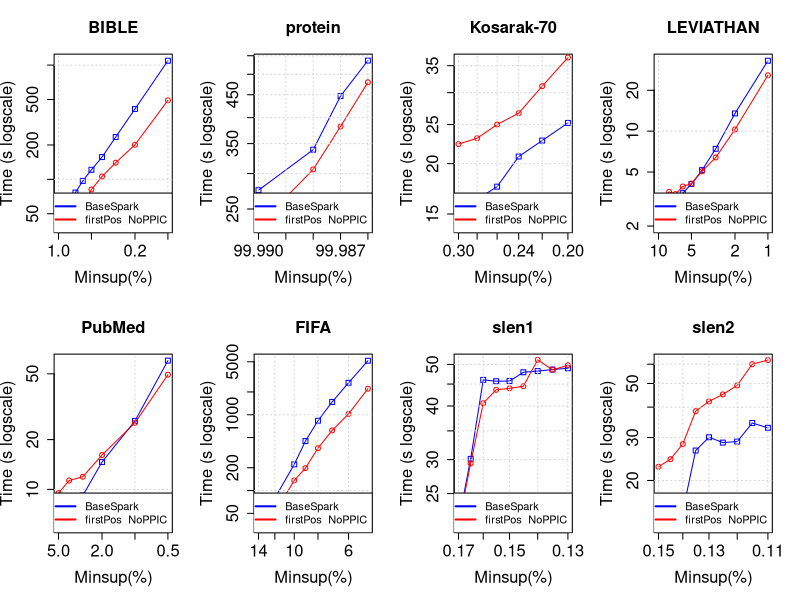

Write R code to recreate this figure.
tiff("MmEsLpMiss_firstPos_NoPPIC.png", width=18, height=9, units='in', res=120)
par(mfrow=c(2,4), cex.lab=1.5, cex.axis=1.5, cex.main=1.5, cex.sub=1.5)

#BIBLE
#DATA
x <- c(0.01, 0.009, 0.008, 0.007, 0.006, 0.005, 0.004, 0.003, 0.002, 0.001)*100

zero <- c(52796, 54313, 65238, 76671, 96842, 121262, 156699, 234465, 413217, 1092148)/1000
one <- c(40459, 39825, 43144, 45840, 60062, 81513, 105887, 139940, 200825, 491480)/1000

#PLOT
plot(x, zero, log = "xy", type="o", pch=0, xlab="Minsup(%)",ylab="Time (s logscale)", col="blue", xlim = rev(range(x)), ylim=c(39, 1092))
lines(x, one, col="red", type="o", pch=1)
title(main="BIBLE", cex.lab=1.5, cex.axis=1.5, cex.main=1.5, cex.sub=1.5)
grid()
legend("bottomright", legend=c("BaseSpark", "firstPos_NoPPIC"), lty=c(1,1),lwd=c(2,2), col=c("blue", "red"), cex = 1)

#protein
#DATA
x <- c(0.9999, 0.99988, 0.99987, 0.99986)*100

zero <- c(275420, 339255, 446968, 536502)/1000
one <- c(229789, 306514, 382241, 479804)/1000

#PLOT
plot(x, zero, log = "xy", type="o", pch=0, xlab="Minsup(%)",ylab="Time (s logscale)", col="blue", xlim = rev(range(x)), ylim=c(229, 536))
lines(x, one, col="red", type="o", pch=1)
title(main="protein", cex.lab=1.5, cex.axis=1.5, cex.main=1.5, cex.sub=1.5)
grid()
legend("bottomright", legend=c("BaseSpark", "firstPos_NoPPIC"), lty=c(1,1),lwd=c(2,2), col=c("blue", "red"), cex = 1)

#Kosarak-70
#DATA
x <- c(0.003, 0.0028, 0.0026, 0.0024, 0.0022, 0.002)*100

zero <- c(14897, 16315, 17535, 20827, 22818, 25235)/1000
one <- c(22364, 23127, 25006, 26686, 31132, 36659)/1000

#PLOT
plot(x, zero, log = "xy", type="o", pch=0, xlab="Minsup(%)",ylab="Time (s logscale)", col="blue", xlim = rev(range(x)), ylim=c(14, 36))
lines(x, one, col="red", type="o", pch=1)
title(main="Kosarak-70", cex.lab=1.5, cex.axis=1.5, cex.main=1.5, cex.sub=1.5)
grid()
legend("bottomright", legend=c("BaseSpark", "firstPos_NoPPIC"), lty=c(1,1),lwd=c(2,2), col=c("blue", "red"), cex = 1)

#LEVIATHAN
#DATA
x <- c(0.1, 0.09, 0.08, 0.07, 0.06, 0.05, 0.04, 0.03, 0.02, 0.01)*100

zero <- c(2295, 2312, 2516, 3105, 3496, 4080, 5163, 7414, 13505, 33000)/1000
one <- c(2813, 3250, 3569, 3440, 3912, 4110, 5059, 6398, 10289, 25803)/1000

#PLOT
plot(x, zero, log = "xy", type="o", pch=0, xlab="Minsup(%)",ylab="Time (s logscale)", col="blue", xlim = rev(range(x)), ylim=c(2, 33))
lines(x, one, col="red", type="o", pch=1)
title(main="LEVIATHAN", cex.lab=1.5, cex.axis=1.5, cex.main=1.5, cex.sub=1.5)
grid()
legend("bottomright", legend=c("BaseSpark", "firstPos_NoPPIC"), lty=c(1,1),lwd=c(2,2), col=c("blue", "red"), cex = 1)

#PubMed
#DATA
x <- c(0.05, 0.04, 0.03, 0.02, 0.01, 0.005)*100

zero <- c(6549, 7547, 9177, 14644, 25945, 60113)/1000
one <- c(9488, 11312, 11924, 16140, 25265, 49404)/1000

#PLOT
plot(x, zero, log = "xy", type="o", pch=0, xlab="Minsup(%)",ylab="Time (s logscale)", col="blue", xlim = rev(range(x)), ylim=c(6, 60))
lines(x, one, col="red", type="o", pch=1)
title(main="PubMed", cex.lab=1.5, cex.axis=1.5, cex.main=1.5, cex.sub=1.5)
grid()
legend("bottomright", legend=c("BaseSpark", "firstPos_NoPPIC"), lty=c(1,1),lwd=c(2,2), col=c("blue", "red"), cex = 1)

#FIFA
#DATA
x <- c(0.14, 0.12, 0.1, 0.09, 0.08, 0.07, 0.06, 0.05)*100

zero <- c(34465, 79626, 221550, 449631, 834468, 1476503, 2639619, 5160952)/1000
one <- c(35656, 51383, 136084, 197648, 362176, 620936, 1024881, 2205090)/1000

#PLOT
plot(x, zero, log = "xy", type="o", pch=0, xlab="Minsup(%)",ylab="Time (s logscale)", col="blue", xlim = rev(range(x)), ylim=c(34, 5160))
lines(x, one, col="red", type="o", pch=1)
title(main="FIFA", cex.lab=1.5, cex.axis=1.5, cex.main=1.5, cex.sub=1.5)
grid()
legend("bottomright", legend=c("BaseSpark", "firstPos_NoPPIC"), lty=c(1,1),lwd=c(2,2), col=c("blue", "red"), cex = 1)

#slen1
#DATA
x <- c(0.0017, 0.00165, 0.0016, 0.00155, 0.0015, 0.00145, 0.0014, 0.00135, 0.0013)*100

zero <- c(21433, 30124, 46018, 45696, 45741, 47937, 48250, 48646, 48981)/1000
one <- c(21146, 29399, 40601, 43637, 43973, 44480, 51246, 48576, 49776)/1000

#PLOT
plot(x, zero, log = "xy", type="o", pch=0, xlab="Minsup(%)",ylab="Time (s logscale)", col="blue", xlim = rev(range(x)), ylim=c(21, 51))
lines(x, one, col="red", type="o", pch=1)
title(main="slen1", cex.lab=1.5, cex.axis=1.5, cex.main=1.5, cex.sub=1.5)
grid()
legend("bottomright", legend=c("BaseSpark", "firstPos_NoPPIC"), lty=c(1,1),lwd=c(2,2), col=c("blue", "red"), cex = 1)

#slen2
#DATA
x <- c(0.0015, 0.00145, 0.0014, 0.00135, 0.0013, 0.00125, 0.0012, 0.00115, 0.0011)*100

zero <- c(13258, 14335, 14949, 26537, 30083, 28606, 28885, 34413, 32900)/1000
one <- c(22768, 24454, 28242, 38506, 42214, 45109, 49097, 60011, 62425)/1000

#PLOT
plot(x, zero, log = "xy", type="o", pch=0, xlab="Minsup(%)",ylab="Time (s logscale)", col="blue", xlim = rev(range(x)), ylim=c(13, 62))
lines(x, one, col="red", type="o", pch=1)
title(main="slen2", cex.lab=1.5, cex.axis=1.5, cex.main=1.5, cex.sub=1.5)
grid()
legend("bottomright", legend=c("BaseSpark", "firstPos_NoPPIC"), lty=c(1,1),lwd=c(2,2), col=c("blue", "red"), cex = 1)

dev.off()
